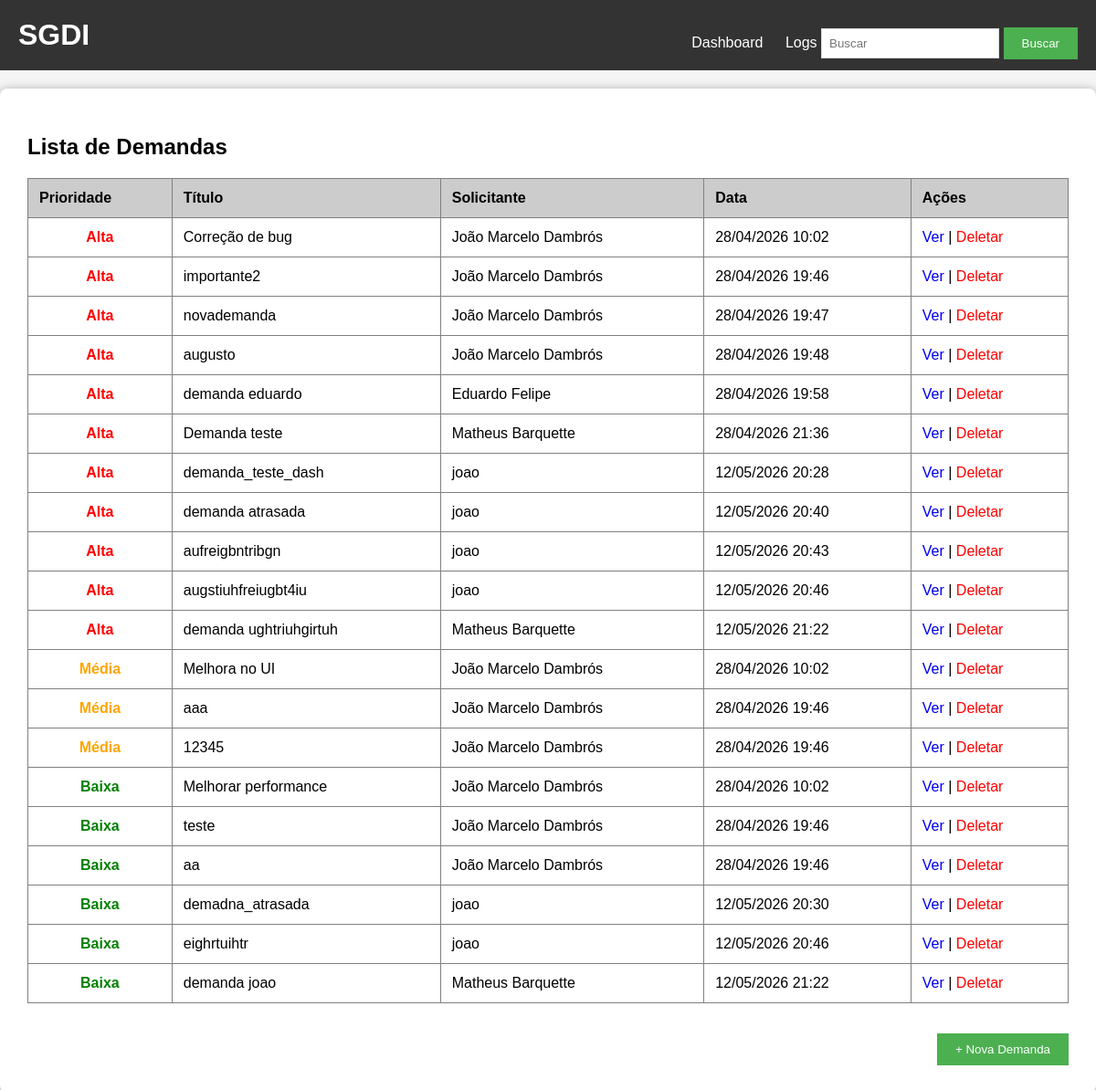
Before: /buscar (signed in) with the older database file.
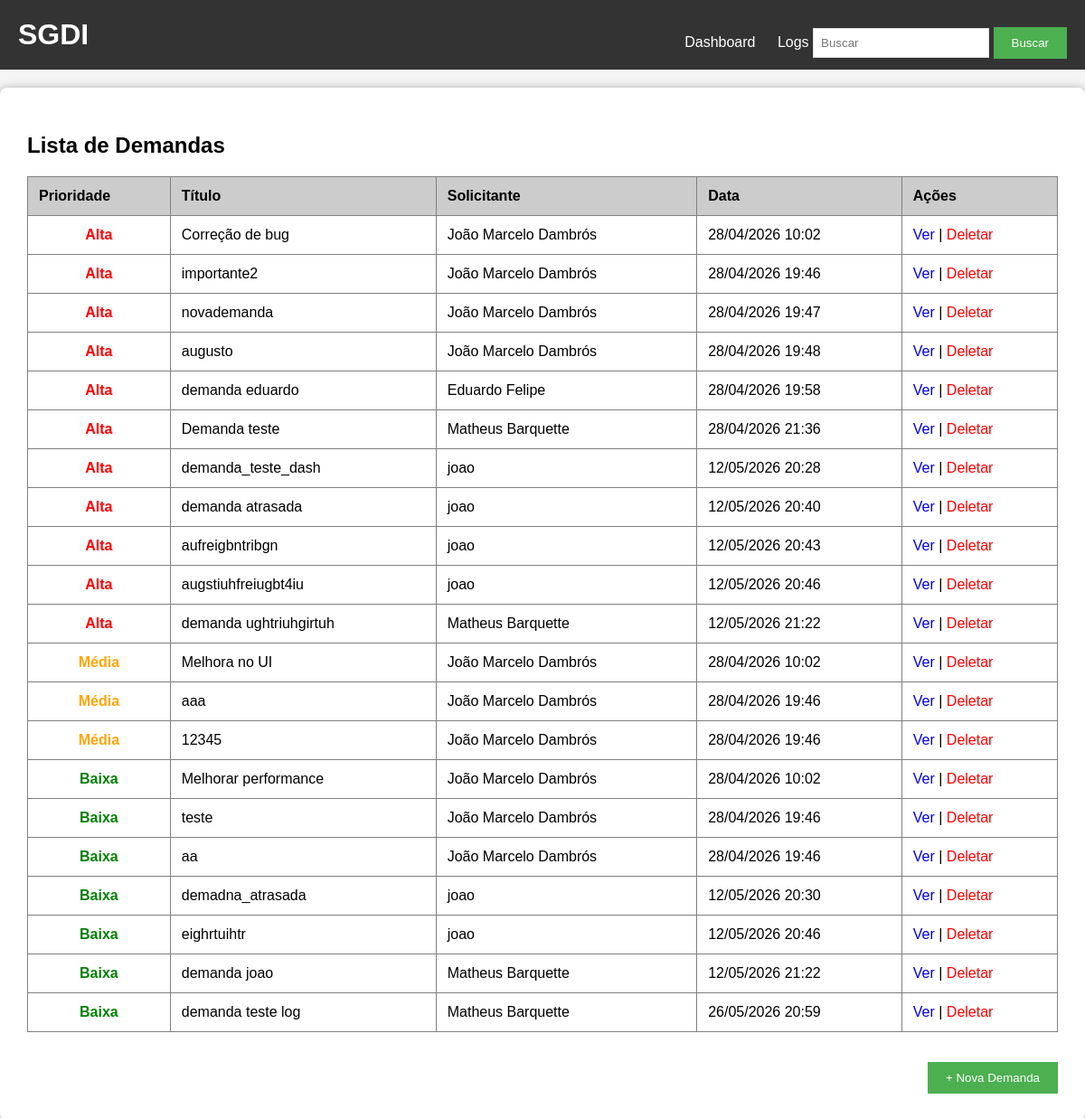
After: the same page with the newer database file.
### tables this page shows
CREATE TABLE demandas (
        id INTEGER PRIMARY KEY AUTOINCREMENT,
        titulo TEXT,
        descricao TEXT,
        solicitante TEXT,
        data_criacao TEXT,
        id_prioridade INTEGER, status TEXT DEFAULT 'Aberta', prazo TEXT,
        FOREIGN KEY (id_prioridade) REFERENCES prioridades(id)
    );

CREATE TABLE prioridades (
        id INTEGER PRIMARY KEY AUTOINCREMENT,
        peso INTEGER,
        valor TEXT
    );

### app.py (the view)
@app.route('/buscar')
@login_required
def buscar():
    termo = request.args.get('q', '').strip()
    conn = get_db()
    query = '''
        SELECT d.*, p.valor as prioridade_nome
        FROM demandas d
        LEFT JOIN prioridades p ON d.id_prioridade = p.id
        WHERE d.titulo LIKE ? OR p.valor LIKE ?
        ORDER BY p.peso DESC, d.id ASC
    '''
    filtro = f'%{termo}%'
    resultados = conn.execute(query, (filtro, filtro)).fetchall()
    conn.close()
    total = len(resultados)
    return render_template('index.html', demandas=resultados, total=total, offset=total)

### app.py (called while the page is built)
def get_db():
    conn = sqlite3.connect('demandas.db')
    conn.row_factory = sqlite3.Row
    return conn

def login_required(f):
    @wraps(f)
    def decorated(*args, **kwargs):
        if 'user_id' not in session:
            flash('Faça login para continuar.', 'warning')
            return redirect(url_for('auth.login'))
        return f(*args, **kwargs)
    return decorated

### templates/index.html (shortened to what this page needs)
{% extends "base.html" %}
{% block content %}
<h2>Lista de Demandas</h2>
<table border="1" cellpadding="10" cellspacing="0" width="100%" id="tabela-demandas">
    <thead>
        <tr bgcolor="#cccccc">
            <th>Prioridade</th>
            <th>Título</th>
            <th>Solicitante</th>
            <th>Data</th>
            <th>Ações</th>
        </tr>
    </thead>
    <tbody id="corpo-tabela">
        {% for demanda in demandas %}
        <tr>
            <td align="center">
                {% if demanda['prioridade_nome'] == 'Alta' %}
                    <b style="color:red;">{{ demanda['prioridade_nome'] }}</b>
                {% elif demanda['prioridade_nome'] == 'Média' %}
                    <b style="color:orange;">{{ demanda['prioridade_nome'] }}</b>
                {% else %}
                    <b style="color:green;">{{ demanda['prioridade_nome'] }}</b>
                {% endif %}
            </td>
            <td>{{ demanda['titulo'] }}</td>
            <td>{{ demanda['solicitante'] }}</td>
            <td>{{ demanda['data_criacao'] }}</td>
            <td>
                <a href="/detalhes/{{ demanda['id'] }}">Ver</a> |
                <a href="/deletar/{{ demanda['id'] }}" style="color:red;" onclick="return confirm('Excluir esta demanda?')">Deletar</a>
            </td>
        </tr>
        {% endfor %}
    </tbody>
</table>
<br>
<div style="display: flex; justify-content: space-between; align-items: center; margin-top: 15px;">
    <a href = "/nova_demanda"> <button>+ Nova Demanda</button> </a>
</div>
{% endblock %}

Changed rows visible on the page:
added demandas: prioridade_nome "Baixa", titulo "demanda teste log", solicitante "Matheus Barquette", data_criacao "26/05/2026 20:59"
